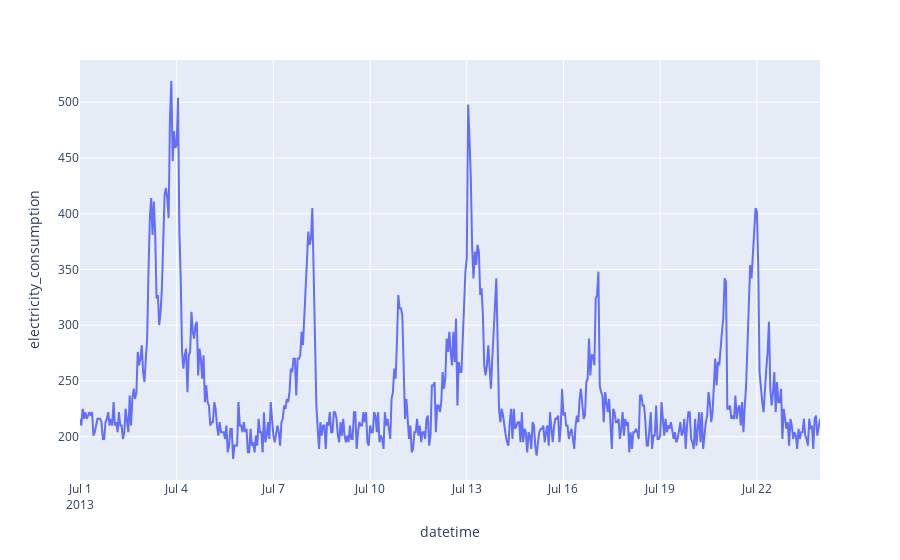

This figure's notebook cell:
### Code cell
fig = px.line(train, train.datetime, train.electricity_consumption)
fig.show()

### Figure 1 — Plotly figure (JSON) as saved in the notebook; plotly's stock layout.template omitted (floating-point values rounded to 4 significant figures; data arrays with more than 128 entries replaced by an {"elided": "..."} marker saying what was removed)
{"data": [{"hovertemplate": "datetime=%{x}<br>electricity_consumption=%{y}<extra></extra>", "legendgroup": "", "line": {"color": "#636efa", "dash": "solid"}, "marker": {"symbol": "circle"}, "mode": "lines", "name": "", "orientation": "v", "showlegend": false, "type": "scatter", "x": {"elided": "552 str values"}, "xaxis": "x", "y": {"elided": "552 int values"}, "yaxis": "y"}], "layout": {"legend": {"tracegroupgap": 0}, "margin": {"t": 60}, "xaxis": {"anchor": "y", "domain": [0, 1], "title": {"text": "datetime"}}, "yaxis": {"anchor": "x", "domain": [0, 1], "title": {"text": "electricity_consumption"}}}}
